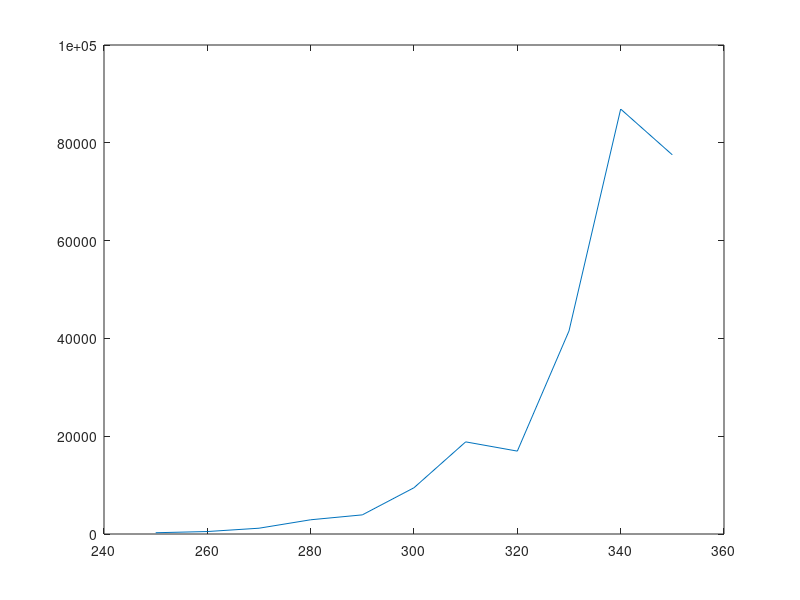

Write MATLAB code to recreate this figure. (Note: this script raises an error after producing the figure.)
% Brian Faure
% Week Eleven Recitation
%% Problem One
% Part A
ti=[250 260 270 280 290 300 310 320 330 340 350];
p1=[260 504 1184 2910 3913 9462 18841 16952 41529 86903 77537];
plot(ti,p1)

log(P)=A-(B/(C+T));
A=1;
B=1000;
C=-1;
nlinfit(T,P,A-(B/(C+T)),beta0)
%% Part B
ti=[250 260 270 280 290 300 310 320 330 340 350];
p1=[260 504 1184 2910 3913 9462 18841 16952 41529 86903 77537];
first=polyfit(ti,p1,1)
second=polyfit(ti,p1,2)
x=250:350;
y=260:77537;
t2=polyval(first,x);
p2=polyval(second,y);
plot(x,y,'b',x,t2,'r',x,p2,'g')

%% Problem Two
% Part B
xi=[1,1.4,1.9,2.1,2.7,3.0,3.3,3.9,4.2];
yi=[0.18,0.21,0.21,0.2,0.2,0.19,0.18,0.16,0.16];
plot(xi,yi,'o')
p=polyfit(xi,yi,3);
hold on
x=1:0.1:4.2;
y=0.0070*x.^3 - 0.0655*x.^2 + 0.1741*x + 0.0677;
plot(x,y,'r')
legend('Actual Values','Third Power')
xlabel('x')
ylabel('y')
hold off
clear all
% Part C
nlinfit(xi,yi,(1)/((a/x)+b*xi),beta0)







